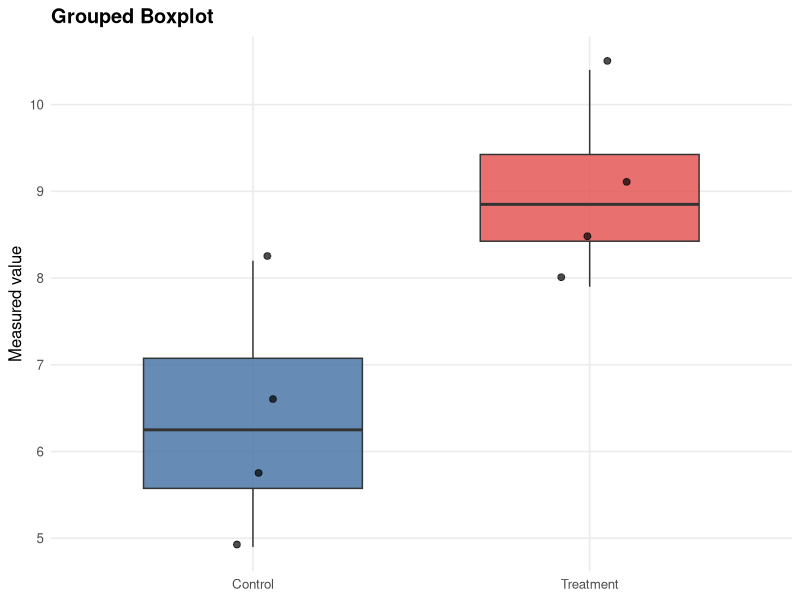

This chart was generated by the following R code:
library(readr)
library(dplyr)
library(ggplot2)

dir.create("figures", showWarnings = FALSE)

df <- read_csv("data/boxplot_data.csv", show_col_types = FALSE)

p <- ggplot(df, aes(x = group, y = value, fill = group)) +
  geom_boxplot(width = 0.65, alpha = 0.85, outlier.shape = NA) +
  geom_jitter(width = 0.12, size = 2, alpha = 0.7) +
  scale_fill_manual(values = c(
    "Control" = "#4C78A8",
    "Treatment" = "#E45756"
  )) +
  labs(
    title = "Grouped Boxplot",
    x = NULL,
    y = "Measured value"
  ) +
  theme_minimal(base_size = 12) +
  theme(
    plot.title = element_text(face = "bold"),
    panel.grid.minor = element_blank(),
    legend.position = "none"
  )

ggsave("figures/boxplot_template.png", plot = p, width = 6, height = 5, dpi = 300)
